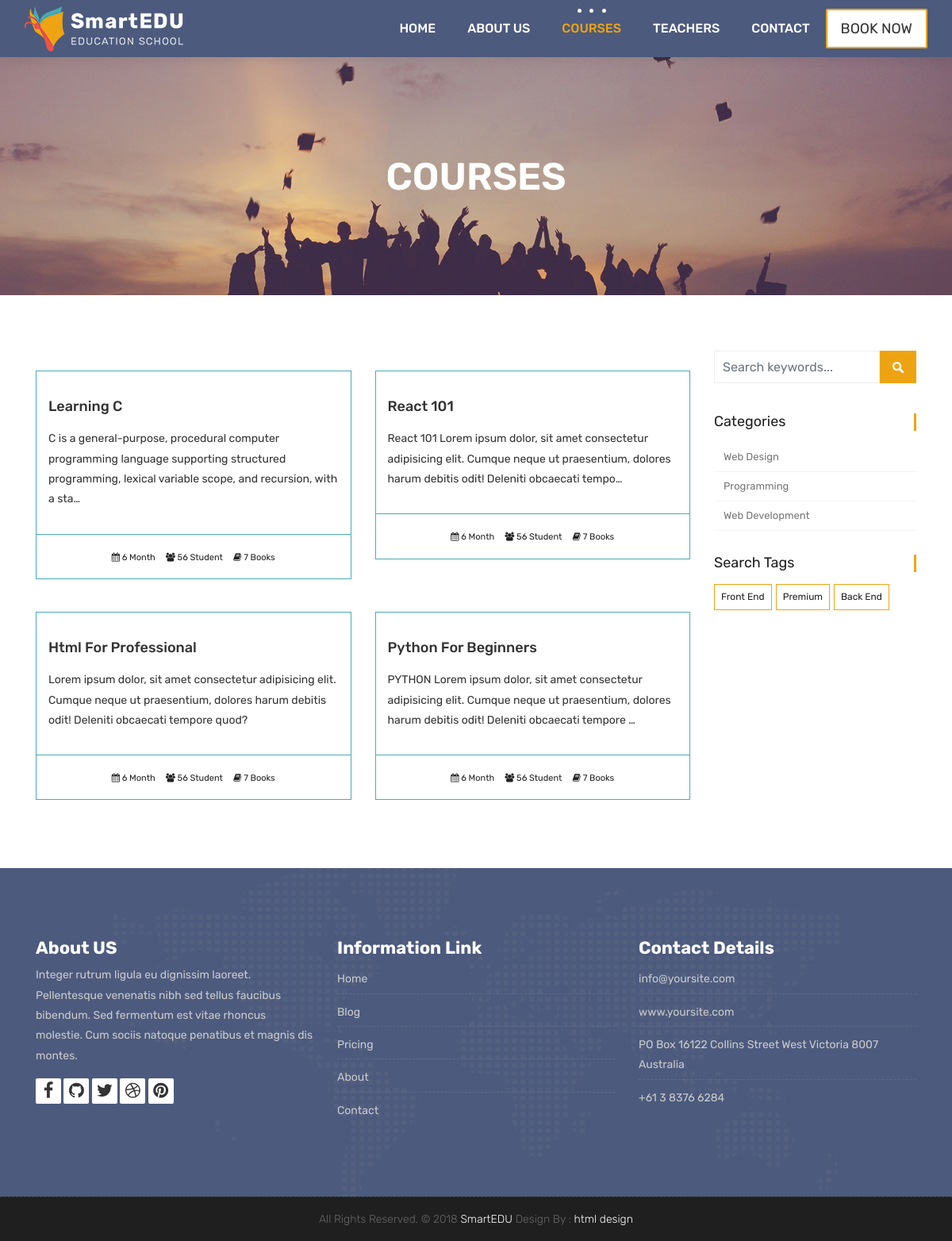
Before: /courses/ with the older database file.
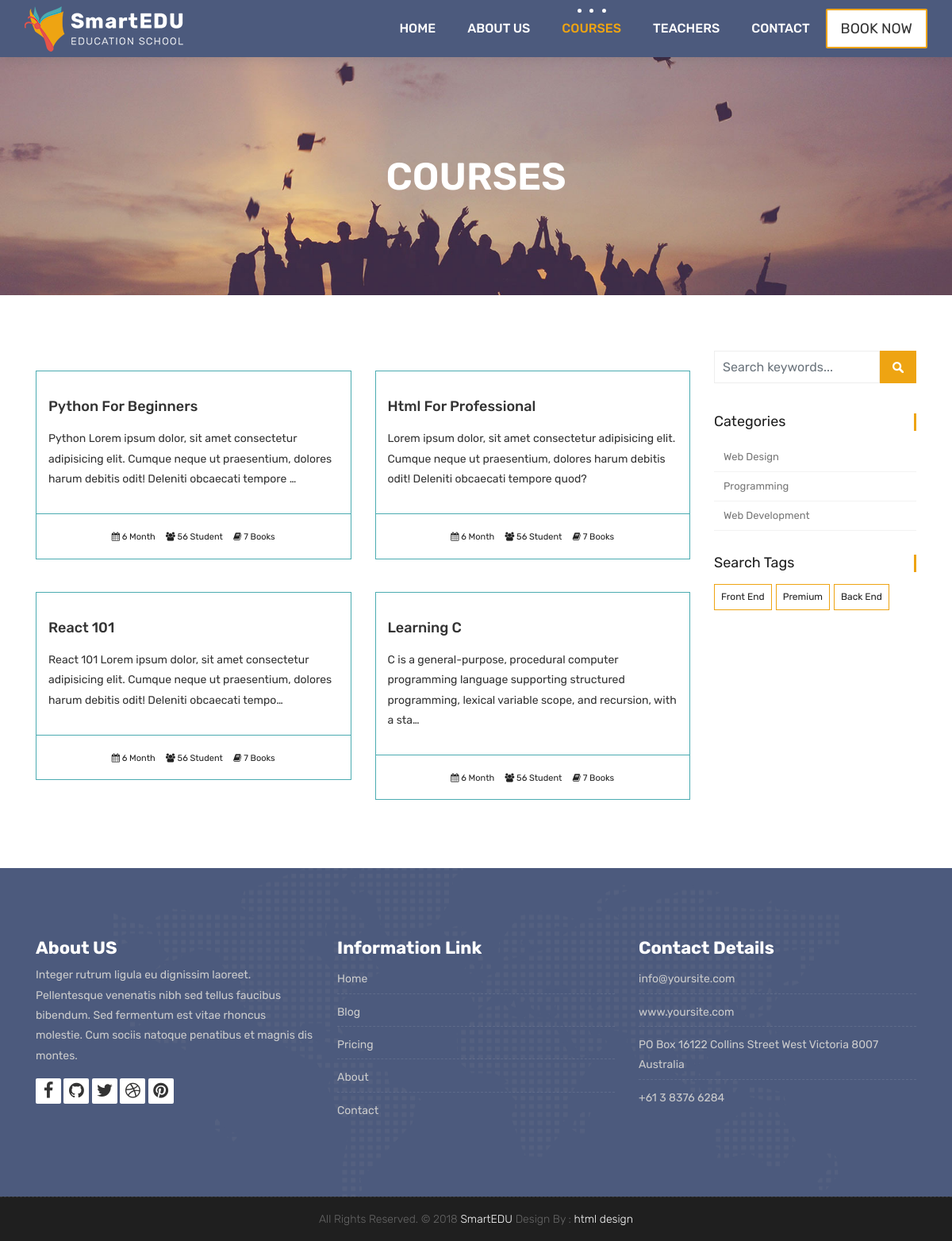
After: the same page with the newer database file.
### courses/models.py (models this page shows, shortened)
class Course(models.Model):
    teacher = models.ForeignKey(Teacher , null=True ,on_delete=models.CASCADE)
    name=models.CharField(max_length=200,unique=True,verbose_name="Kurs Adı ",help_text="Kurs adını giriniz")
    category= models.ForeignKey(Category, null=True,on_delete=models.DO_NOTHING)
    tags=models.ManyToManyField(Tag, blank=True,null=True)
    description=models.TextField(blank=True,null=True)
    image=models.ImageField(upload_to="courses/%Y/%m/%d/", default="courses/not.png")
    date = models.DateTimeField(auto_now=True)
    available= models.BooleanField(default=True)

class Category(models.Model):
    name = models.CharField(max_length=50 ,null=True)
    slug= models.SlugField(max_length=50 , unique=True , null=True)

class Tag(models.Model):
    name = models.CharField(max_length=50 ,null=True)
    slug= models.SlugField(max_length=50 , unique=True , null=True)

### courses/views.py (the view)
# urls.py: path('', views.course_list, name="courses"),
def course_list(request, category_slug=None, tag_slug=None):
    category_page = None
    tag_page = None
    categories = categories = Category.objects.all()
    tags = Tag.objects.all()
    if category_slug != None:
        category_page = get_object_or_404(Category, slug=category_slug)
        courses = Course.objects.filter(available=True, category= category_page)
    elif tag_slug != None:
        tag_page = get_object_or_404(Tag, slug=tag_slug)
        courses = Course.objects.filter(available=True, tags=tag_page)
    else:
        courses = Course.objects.all().order_by('-date')
    context = {
        'courses': courses,
        'categories': categories,
        'tags':tags
    }
    return render(request, 'courses.html', context)

### templates/courses.html (shortened to what this page needs)
{% extends 'partials/_base.html' %}
{% load static %}
{% block content %}
	<div class="all-title-box">
		<div class="container text-center">
			<h1>COURSES</h1>
		</div>
	</div>
    <div id="overviews" class="section wb">
        <div class="container">
            <div class="row">
                <div class="col-lg-9 blog-post-single">
					<div class="row">
                        {% for course in courses %}
                        <div class="col-lg-6 col-md-6 col-12 mb-3">
                            <div class="course-item">
                                <div class="image-blog">
                                </div>
                                <div class="course-br">
                                    <div class="course-title">
                                        <h2><a href="{% url 'course_detail' course.category.slug course.id %}" title="">{{course.name}}</a></h2>
                                    </div>
                                    <div class="course-desc">
                                        <p>{{course.description | truncatechars:150}} </p>
                                    </div>
                                </div>
                                <div class="course-meta-bot">
                                    <ul>
                                        <li><i class="fa fa-calendar" aria-hidden="true"></i> 6 Month</li>
                                        <li><i class="fa fa-users" aria-hidden="true"></i> 56 Student</li>
                                        <li><i class="fa fa-book" aria-hidden="true"></i> 7 Books</li>
                                    </ul>
                                </div>
                            </div>
                        </div>
                        {% endfor %}
                    </div>
                </div>
				<div class="col-lg-3 col-12 right-single">
					<div class="widget-search">
						<div class="site-search-area">
							<form method="get" id="site-searchform" action="{% url 'search' %}">
								<div>
									<input class="input-text form-control" name="search" placeholder="Search keywords..." type="text">
									<input id="searchsubmit" value="Search" type="submit">
								</div>
							</form>
						</div>
					</div>
					<div class="widget-categories">
						<h3 class="widget-title">Categories</h3>
						<ul>
							{% for category in categories %}
							<li><a href="{% url 'courses_by_category' category.slug %}">{{category.name}}</a></li>
							{% endfor %}
						</ul>
					</div>
					<div class="widget-tags">
						<h3 class="widget-title">Search Tags</h3>
						<ul class="tags">
							{% for tag in tags %}
							<li><a href="{% url 'courses_by_tag' tag.slug %}">{% if tag.slug in request.path %} <b>{{tag.name}}</b>{% else %}{{tag.name}}{% endif %}</a></li>
							{% endfor %}
						</ul>
					</div>
				</div>
            </div>
        </div>
    </div>
    {% endblock  %}

Changed rows visible on the page:
changed Course "Python For Beginners": description "PYTHON Lorem ipsum dolor, sit amet consectetur adipisicing elit. Cumque neque ut praesentium, dolores harum debitis odit! Deleniti obcaecati tempore …" → "Python Lorem ipsum dolor, sit amet consectetur adipisicing elit. Cumque neque ut praesentium, dolores harum debitis odit! Deleniti obcaecati tempore …"; moves up the list
changed Course "Html For Professional": moves up the list
changed Course "React 101": moves down the list
